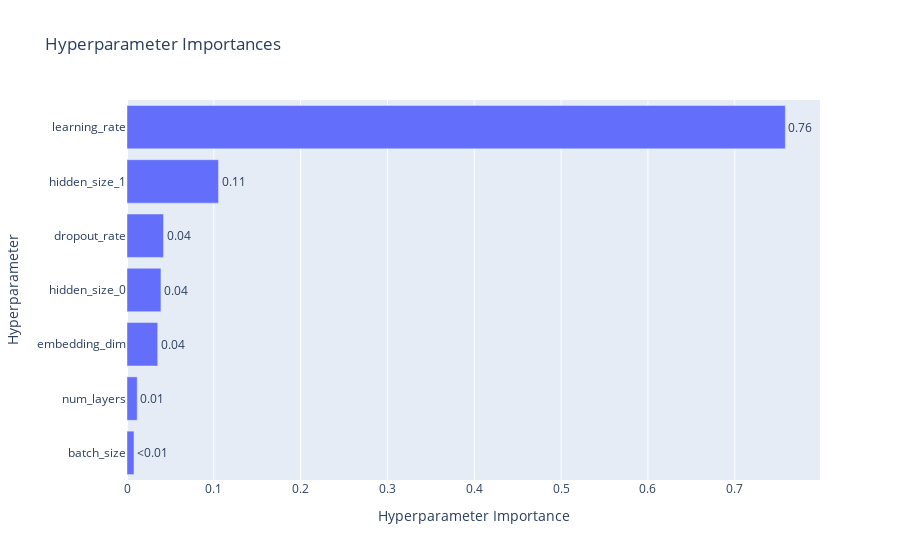

The cell this chart's notebook holds for it:
### Markdown cell above
### Hyperparameter Sensitivity Analysis

### Code cell
# Hyperparameter Importances
plot_param_importances(study).show()

### Figure 1 — Plotly figure (JSON) as saved in the notebook; plotly's stock layout.template omitted (floating-point values rounded to 4 significant figures)
{"data": [{"cliponaxis": false, "hovertemplate": ["batch_size (CategoricalDistribution): 0.00803704926521986<extra></extra>", "num_layers (IntDistribution): 0.01176812750839017<extra></extra>", "embedding_dim (IntDistribution): 0.03539041267519479<extra></extra>", "hidden_size_0 (IntDistribution): 0.0391063645437105<extra></extra>", "dropout_rate (FloatDistribution): 0.042042349334307574<extra></extra>", "hidden_size_1 (IntDistribution): 0.10539578664088194<extra></extra>", "learning_rate (FloatDistribution): 0.7582599100322952<extra></extra>"], "name": "Objective Value", "orientation": "h", "text": ["<0.01", "0.01", "0.04", "0.04", "0.04", "0.11", "0.76"], "textposition": "outside", "type": "bar", "x": [0.008037, 0.01177, 0.03539, 0.03911, 0.04204, 0.1054, 0.7583], "y": ["batch_size", "num_layers", "embedding_dim", "hidden_size_0", "dropout_rate", "hidden_size_1", "learning_rate"]}], "layout": {"title": {"text": "Hyperparameter Importances"}, "xaxis": {"title": {"text": "Hyperparameter Importance"}}, "yaxis": {"title": {"text": "Hyperparameter"}}}}
